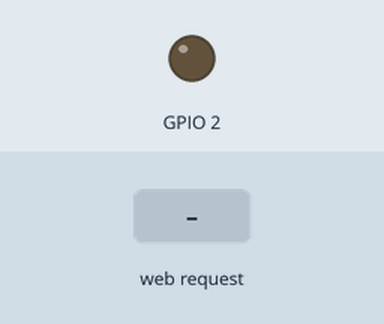
Bench run of a sketch on a simulated ESP8266 (NodeMCU). Shown: output pins drawn as LEDs (lit = HIGH). The inputs (shaded band) are chosen by the test bench. WiFi joins after 1.5 s; servers stay silent unless stated; what the sketch prints to the serial monitor is not drawn.

Above: at 2.7 s.
2.8 s: HTTP request GET /gpio/1 received
At 3.6 s:
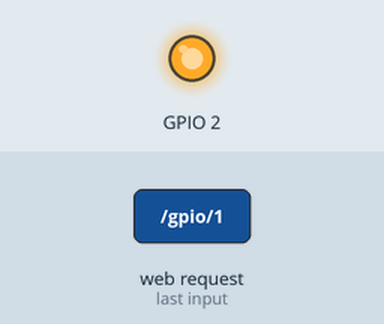
4.3 s: HTTP request GET /gpio/0 received
At 4.7 s:
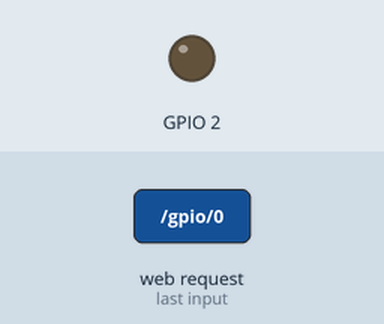
Timing chart, 0 to 7.3 s (numbered marks = the images above; inputs shaded):
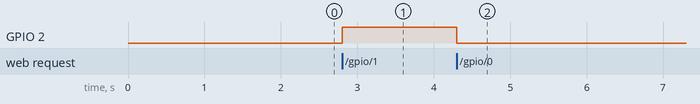

The sketch:

nodemcu_m_simulate.ino
```cpp
#include <ESP8266WiFi.h>

const char* ssid = "SANDEEP_WIFI";
const char* password = "qwertyuiop";
bool bcheck=1;

// Create an instance of the server
// specify the port to listen on as an argument
WiFiServer server(80);

void setup() {
  Serial.begin(57600);
  delay(10);

  // prepare GPIO2
  pinMode(2, OUTPUT);
  digitalWrite(2, 0);

  // Connect to WiFi network
  Serial.println();
  Serial.println();
  Serial.print("Connecting to ");
  Serial.println(ssid);

  WiFi.begin(ssid, password);

  while (WiFi.status() != WL_CONNECTED) {
    delay(500);
    Serial.print(".");
  }
  Serial.println("");
  Serial.println("WiFi connected");

  // Start the server
  server.begin();
  Serial.println("Server started");

  // Print the IP address
  Serial.println(WiFi.localIP());
}

void loop() {
  // Check if a client has connected
  WiFiClient client = server.available();
  if (!client) {
    return;
  }

  // Wait until the client sends some data
  Serial.println("new client");
  while(!client.available()){
    delay(1);
  }

  // Read the first line of the request
  String req = client.readStringUntil('\r');
  Serial.println(req);
  client.flush();

  // Match the request
  int val;
  if (req.indexOf("/gpio/0") != -1)
    val = 0;
  else if (req.indexOf("/gpio/1") != -1)
    val = 1;
  else {
    Serial.println("invalid request");
    client.stop();
    return;
  }

  // Set GPIO2 according to the request
  digitalWrite(2, val);

  client.flush();

  if (bcheck==1)
  {
    if (Serial.available()>0)
    {
      char buf_empty = Serial.read();
    }
    bcheck=0;
  }

  // Prepare the response
  String s = "HTTP/1.1 200 OK\r\nContent-Type: text/html\r\n\r\n";
  // Send the response to the client
  if ((val==1) && bcheck==0)
  {
    Serial.print("X");
    while (Serial.available())
    {
      char as = Serial.read();
      s+=as;
    }
  }
  client.print(s);
  delay(1);
  Serial.println("Client disonnected");

  // The client will actually be disconnected
  // when the function returns and 'client' object is detroyed
}
```

Measured:
- after the input at 2.8 s, GPIO 2: LOW → HIGH at once
- after the input at 4.3 s, GPIO 2: HIGH → LOW at once
